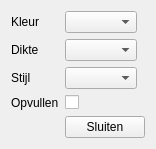
<?xml version="1.0" encoding="UTF-8"?>
<ui version="4.0">
 <class>CurvePropertiesForm</class>
 <widget class="QWidget" name="CurvePropertiesForm">
  <property name="geometry">
   <rect>
    <x>0</x>
    <y>0</y>
    <width>149</width>
    <height>149</height>
   </rect>
  </property>
  <property name="windowTitle">
   <string>Form</string>
  </property>
  <layout class="QFormLayout" name="formLayout">
   <property name="fieldGrowthPolicy">
    <enum>QFormLayout::ExpandingFieldsGrow</enum>
   </property>
   <item row="0" column="0">
    <widget class="QLabel" name="colorLabel">
     <property name="text">
      <string>Kleur</string>
     </property>
    </widget>
   </item>
   <item row="0" column="1">
    <widget class="QComboBox" name="colorComboBox"/>
   </item>
   <item row="2" column="0">
    <widget class="QLabel" name="widthLabel">
     <property name="text">
      <string>Dikte</string>
     </property>
    </widget>
   </item>
   <item row="2" column="1">
    <widget class="QComboBox" name="widthComboBox"/>
   </item>
   <item row="4" column="0">
    <widget class="QLabel" name="styleLabel">
     <property name="text">
      <string>Stijl</string>
     </property>
    </widget>
   </item>
   <item row="4" column="1">
    <widget class="QComboBox" name="styleComboBox"/>
   </item>
   <item row="6" column="1">
    <widget class="QPushButton" name="closePushButton">
     <property name="text">
      <string>Sluiten</string>
     </property>
    </widget>
   </item>
   <item row="5" column="1">
    <widget class="QCheckBox" name="fillCheckBox"/>
   </item>
   <item row="5" column="0">
    <widget class="QLabel" name="fillLabel">
     <property name="text">
      <string>Opvullen</string>
     </property>
    </widget>
   </item>
  </layout>
 </widget>
 <resources/>
 <connections/>
</ui>
